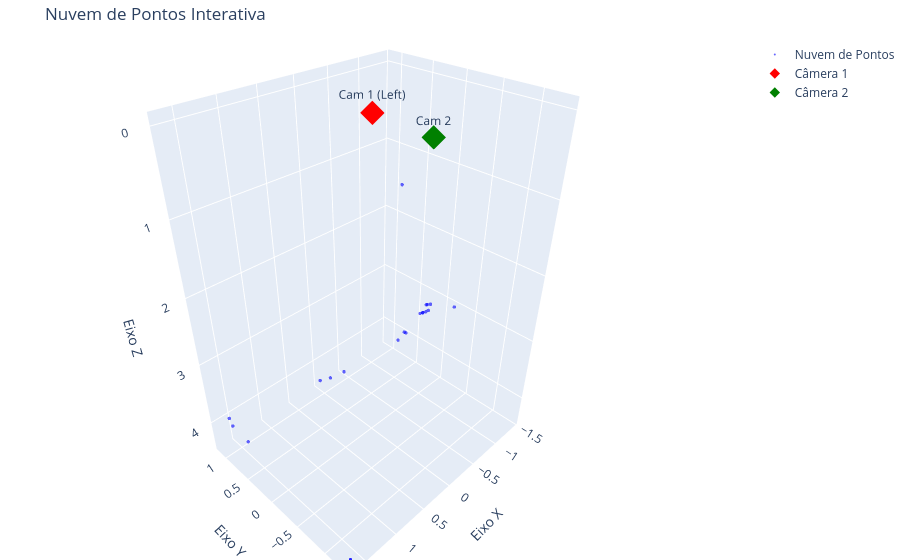

Notebook code cell kept with this figure:
### Code cell
import plotly.graph_objects as go

# ==========================================
# 9. Visualização 3D Interativa (Plotly)
# ==========================================


# 1. Criar o objeto para a Nuvem de Pontos
trace_pontos = go.Scatter3d(
    x=X, y=Y, z=Z,
    mode='markers',
    marker=dict(
        size=2,          # Tamanho dos pontos
        color='blue', 
        opacity=0.6      # Leve transparência para ver a densidade
    ),
    name='Nuvem de Pontos'
)

# 2. Criar o objeto para a Câmera 1 (Origem)
trace_cam1 = go.Scatter3d(
    x=[C1[0]], y=[C1[1]], z=[C1[2]],
    mode='markers+text',
    marker=dict(size=8, color='red', symbol='diamond'),
    text=['Cam 1 (Left)'],
    textposition='top center',
    name='Câmera 1'
)

# 3. Criar o objeto para a Câmera 2
trace_cam2 = go.Scatter3d(
    x=[C2[0]], y=[C2[1]], z=[C2[2]],
    mode='markers+text',
    marker=dict(size=8, color='green', symbol='diamond'),
    text=['Cam 2'],
    textposition='top center',
    name='Câmera 2'
)

# 4. Configurar o layout da cena (Eixos e Câmera inicial)
layout = go.Layout(
    title='Nuvem de Pontos Interativa',
    scene=dict(
        xaxis_title='Eixo X',
        yaxis_title='Eixo Y',
        zaxis_title='Eixo Z',
        # Invertendo os eixos para bater com o padrão de visão de câmera (como no Matplotlib)
        yaxis=dict(autorange="reversed"),
        zaxis=dict(autorange="reversed"),
        aspectmode='data' # Mantém a proporção real 1:1:1 dos eixos para não achatar a nuvem
    ),
    margin=dict(l=0, r=0, b=0, t=40) # Margens apertadas para focar no gráfico
)

# 5. Renderizar a figura no Notebook
fig = go.Figure(data=[trace_pontos, trace_cam1, trace_cam2], layout=layout)
fig.show()

### Figure 1 — Plotly figure (JSON) as saved in the notebook; plotly's stock layout.template omitted (floating-point values rounded to 4 significant figures)
{"data": [{"marker": {"color": "blue", "opacity": 0.6, "size": 2}, "mode": "markers", "name": "Nuvem de Pontos", "type": "scatter3d", "x": [-1.374, -1.393, -1.426, -0.4953, -1.225, -1.227, -1.21, -1.2, -1.119, -1.119, -0.8563, -0.8287, -0.7254, 0.1392, 0.3576, 0.5234, 1.666, 1.666, 1.538, 1.567, 1.578], "y": [0.2121, 0.2738, 0.404, 0.01078, -0.3434, 0.06324, 0.1047, 0.1156, 0.1067, 0.1067, 0.174, 0.1811, 0.1999, 0.3893, 0.42, 0.4345, -1.327, -1.327, 1.145, 1.028, 0.6738], "z": [3.267, 3.334, 3.45, 0.9446, 2.847, 3.008, 3.025, 3.028, 3.119, 3.119, 3.371, 3.346, 3.441, 3.605, 3.595, 3.544, 4.371, 4.371, 4.028, 4.063, 4.078]}, {"marker": {"color": "red", "size": 8, "symbol": "diamond"}, "mode": "markers+text", "name": "Câmera 1", "text": ["Cam 1 (Left)"], "textposition": "top center", "type": "scatter3d", "x": [0], "y": [0], "z": [0]}, {"marker": {"color": "green", "size": 8, "symbol": "diamond"}, "mode": "markers+text", "name": "Câmera 2", "text": ["Cam 2"], "textposition": "top center", "type": "scatter3d", "x": [-0.8812], "y": [-0.08905], "z": [0.4643]}], "layout": {"margin": {"b": 0, "l": 0, "r": 0, "t": 40}, "scene": {"aspectmode": "data", "xaxis": {"title": {"text": "Eixo X"}}, "yaxis": {"autorange": "reversed", "title": {"text": "Eixo Y"}}, "zaxis": {"autorange": "reversed", "title": {"text": "Eixo Z"}}}, "title": {"text": "Nuvem de Pontos Interativa"}}}
